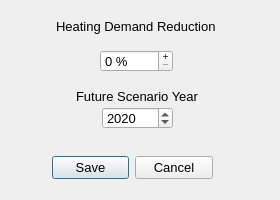
<?xml version="1.0" encoding="UTF-8"?>
<ui version="4.0">
 <class>retrofittingScenarioDialog</class>
 <widget class="QDialog" name="retrofittingScenarioDialog">
  <property name="windowModality">
   <enum>Qt::WindowModal</enum>
  </property>
  <property name="geometry">
   <rect>
    <x>0</x>
    <y>0</y>
    <width>280</width>
    <height>200</height>
   </rect>
  </property>
  <property name="font">
   <font>
    <pointsize>10</pointsize>
   </font>
  </property>
  <property name="windowTitle">
   <string>Retrofitting Scenario Generator</string>
  </property>
  <property name="modal">
   <bool>true</bool>
  </property>
  <widget class="QDialogButtonBox" name="buttonBox">
   <property name="geometry">
    <rect>
     <x>52</x>
     <y>152</y>
     <width>161</width>
     <height>32</height>
    </rect>
   </property>
   <property name="toolTip">
    <string>Save or discard changes</string>
   </property>
   <property name="orientation">
    <enum>Qt::Horizontal</enum>
   </property>
   <property name="standardButtons">
    <set>QDialogButtonBox::Cancel|QDialogButtonBox::Save</set>
   </property>
  </widget>
  <widget class="QSpinBox" name="heatDemandReductionSpinBox">
   <property name="geometry">
    <rect>
     <x>100</x>
     <y>50</y>
     <width>73</width>
     <height>22</height>
    </rect>
   </property>
   <property name="statusTip">
    <string>Window refurbishment percentage</string>
   </property>
   <property name="buttonSymbols">
    <enum>QAbstractSpinBox::PlusMinus</enum>
   </property>
   <property name="suffix">
    <string> %</string>
   </property>
   <property name="maximum">
    <number>100</number>
   </property>
   <property name="singleStep">
    <number>5</number>
   </property>
  </widget>
  <widget class="QLabel" name="label_3">
   <property name="geometry">
    <rect>
     <x>56</x>
     <y>10</y>
     <width>161</width>
     <height>33</height>
    </rect>
   </property>
   <property name="statusTip">
    <string>Window refurbishment percentage</string>
   </property>
   <property name="text">
    <string>Heating Demand Reduction</string>
   </property>
   <property name="wordWrap">
    <bool>false</bool>
   </property>
  </widget>
  <widget class="QSpinBox" name="futureScenarioYearSpinBox">
   <property name="geometry">
    <rect>
     <x>102</x>
     <y>107</y>
     <width>71</width>
     <height>22</height>
    </rect>
   </property>
   <property name="minimum">
    <number>1900</number>
   </property>
   <property name="maximum">
    <number>3000</number>
   </property>
   <property name="value">
    <number>2020</number>
   </property>
  </widget>
  <widget class="QLabel" name="futureYearLabel">
   <property name="geometry">
    <rect>
     <x>76</x>
     <y>88</y>
     <width>143</width>
     <height>16</height>
    </rect>
   </property>
   <property name="font">
    <font>
     <pointsize>10</pointsize>
    </font>
   </property>
   <property name="toolTip">
    <string>Country</string>
   </property>
   <property name="locale">
    <locale language="Spanish" country="Spain"/>
   </property>
   <property name="text">
    <string>Future Scenario Year</string>
   </property>
  </widget>
 </widget>
 <resources/>
 <connections>
  <connection>
   <sender>buttonBox</sender>
   <signal>accepted()</signal>
   <receiver>retrofittingScenarioDialog</receiver>
   <slot>accept()</slot>
   <hints>
    <hint type="sourcelabel">
     <x>248</x>
     <y>254</y>
    </hint>
    <hint type="destinationlabel">
     <x>157</x>
     <y>274</y>
    </hint>
   </hints>
  </connection>
  <connection>
   <sender>buttonBox</sender>
   <signal>rejected()</signal>
   <receiver>retrofittingScenarioDialog</receiver>
   <slot>reject()</slot>
   <hints>
    <hint type="sourcelabel">
     <x>316</x>
     <y>260</y>
    </hint>
    <hint type="destinationlabel">
     <x>286</x>
     <y>274</y>
    </hint>
   </hints>
  </connection>
 </connections>
</ui>
